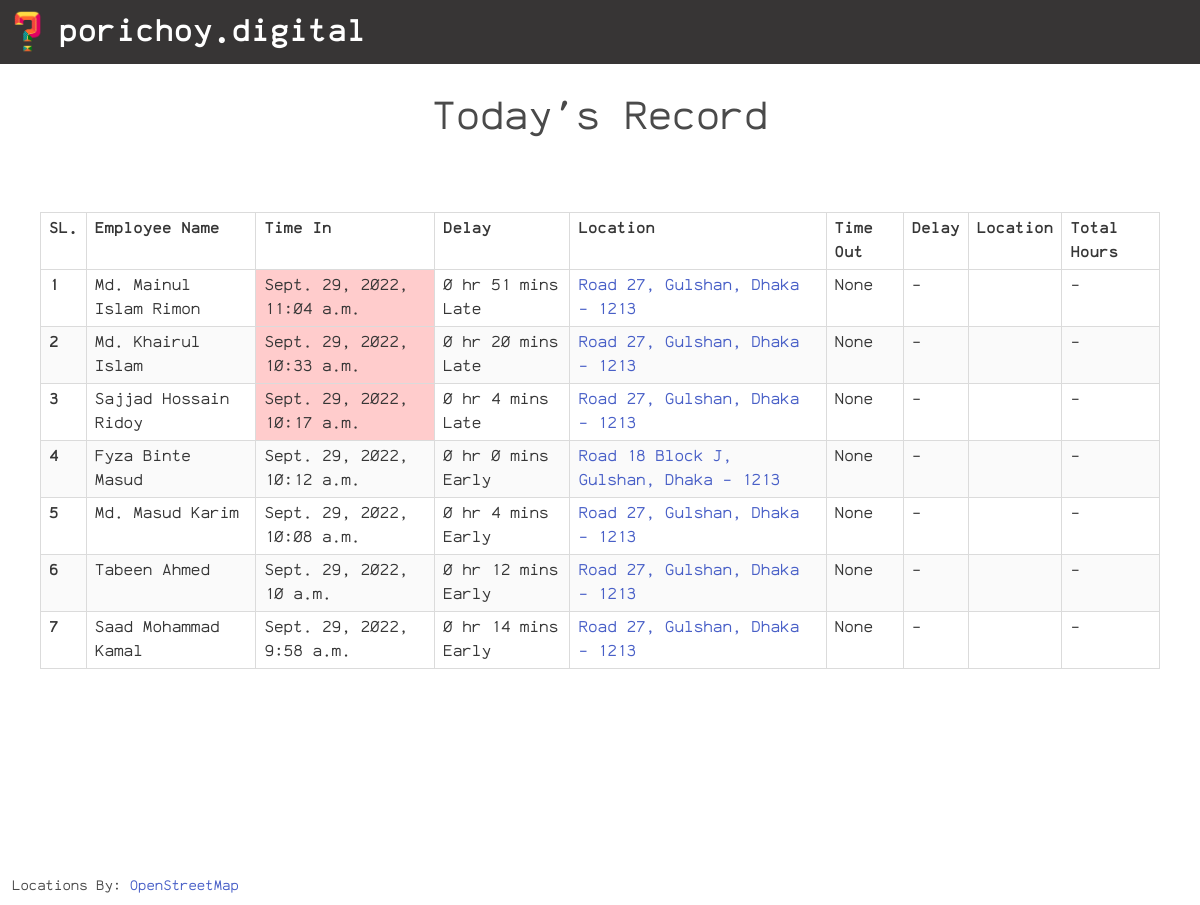
Screenshot of /dashboard-today/ (signed in) with the database file from the repository.
### main/models.py (models this page shows)
class Log(models.Model):
    name = models.CharField(max_length=60, default='Not Given')
    time_in = models.DateTimeField(null=True, blank=True)
    late_join = models.BooleanField(default=False, null=True, blank=True)
    location_in = models.CharField(max_length=500, null=True, blank=True)
    location_in_url = models.CharField(max_length=500, null=True, blank=True)
    delay_in = models.CharField(max_length=50, default='-', null=True)
    time_out = models.DateTimeField(null=True, blank=True)
    late_leave = models.BooleanField(default=False, null=True, blank=True)
    location_out = models.CharField(max_length=500, null=True, blank=True)
    location_out_url = models.CharField(max_length=500, null=True, blank=True)
    delay_out = models.CharField(max_length=50, default='-', null=True)
    total_hours = models.CharField(max_length=50, default='-', null=True)
    user = models.ForeignKey(RegisteredUser, on_delete=models.CASCADE, related_name='user_logs')

### dashboard/views.py (the view)
# urls.py: path('dashboard-today/', dashboard_view.dashboard_today, name='dashboard-today'),
@login_required(login_url='login')
def dashboard_today(req):
    today_date = datetime.now(timezone('Asia/Dhaka')).today()
    user_logs = Log.objects.all().filter(time_in__date=today_date).order_by('-id')
    return render(req, 'dashboard/records.html', {'logs': user_logs, 'heading': "Today's Record"})

### templates/dashboard/records.html (shortened to what this page needs)
{% extends "base.html" %} {% load static %}
{% block title %}Dashboard{% endblock title %} {% block content %}
<div class="has-text-centered is-size-2 mt-5">
    {{ heading }}
</div>
{% if logs %}
<div class="fieldCont">
    <div class="table-container table is-bordered is-striped is-narrow is-hoverable is-fullwidth">
        <table class="table">
            <thead>
                <tr>
                    <th>SL.</th>
                    <th>Employee Name</th>
                    <th>Time In</th>
                    <th>Delay</th>
                    <th>Location</th>
                    <th>Time Out</th>
                    <th>Delay</th>
                    <th>Location</th>
                    <th>Total Hours</th>
                </tr>
            </thead>
            <tbody>
                {% for log in logs %}
                <tr>
                    <th>{{ forloop.counter }}</th>
                    <td>{{ log.name }}</td>
                    <td {% if log.late_join %} class="redDiv" {% endif %}>{{ log.time_in }}</td>
                    <td>{{ log.delay_in }}</td>
                    <td>
                        {% if not log.location_in is None %}
                        <a href="{{ log.location_in_url }}" target="_blank">
                            {{ log.location_in }}
                        </a>
                        {% endif %}
                    </td>
                    <td {% if not log.late_leave and not log.time_out is None %} class="yellowDiv" {% endif %}>
                        {{ log.time_out }}
                    </td>
                    <td>{{ log.delay_out }}</td>
                    <td>
                    </td>
                    <td>{{ log.total_hours }}</td>
                </tr>
                {% endfor %}
            </tbody>
        </table>
    </div>
</div>
{% else %}
<div class="fieldCont has-text-centered mt-5">
    <span class="m-5 is-size-2">No data available</span>
</div>
{% endif %}
<small class="mx-3 mt-5 mb-2 mapAttr">
    Locations By: <a href="https://wiki.osmfoundation.org/wiki/Main_Page" target="_blank">OpenStreetMap</a>
</small>
{% endblock %}

### staticfiles/styles/styles.css (style rules this page uses)
* { font-family: "ankaCoder"; }
body { min-height: 100vh; }
.fieldCont { max-width: 35rem; margin: auto; }

### rows the page displays
Log: name "Md. Mainul Islam Rimon", time_in "Sept. 29, 2022, 11:04 a.m.", delay_in "0 hr 51 mins Late", location_in "Road 27, Gulshan, Dhaka - 1213", time_out "None", delay_out "-", total_hours "-"
Log: name "Md. Khairul Islam", time_in "Sept. 29, 2022, 10:33 a.m.", delay_in "0 hr 20 mins Late", location_in "Road 27, Gulshan, Dhaka - 1213", time_out "None", delay_out "-", total_hours "-"
Log: name "Sajjad Hossain Ridoy", time_in "Sept. 29, 2022, 10:17 a.m.", delay_in "0 hr 4 mins Late", location_in "Road 27, Gulshan, Dhaka - 1213", time_out "None", delay_out "-", total_hours "-"
Log: name "Fyza Binte Masud", time_in "Sept. 29, 2022, 10:12 a.m.", delay_in "0 hr 0 mins Early", location_in "Road 18 Block J, Gulshan, Dhaka - 1213", time_out "None", delay_out "-", total_hours "-"
Log: name "Md. Masud Karim", time_in "Sept. 29, 2022, 10:08 a.m.", delay_in "0 hr 4 mins Early", location_in "Road 27, Gulshan, Dhaka - 1213", time_out "None", delay_out "-", total_hours "-"
Log: name "Tabeen Ahmed", time_in "Sept. 29, 2022, 10 a.m.", delay_in "0 hr 12 mins Early", location_in "Road 27, Gulshan, Dhaka - 1213", time_out "None", delay_out "-", total_hours "-"
Log: name "Saad Mohammad Kamal", time_in "Sept. 29, 2022, 9:58 a.m.", delay_in "0 hr 14 mins Early", location_in "Road 27, Gulshan, Dhaka - 1213", time_out "None", delay_out "-", total_hours "-"

### other values shown
{{ heading }} "Today's Record"
